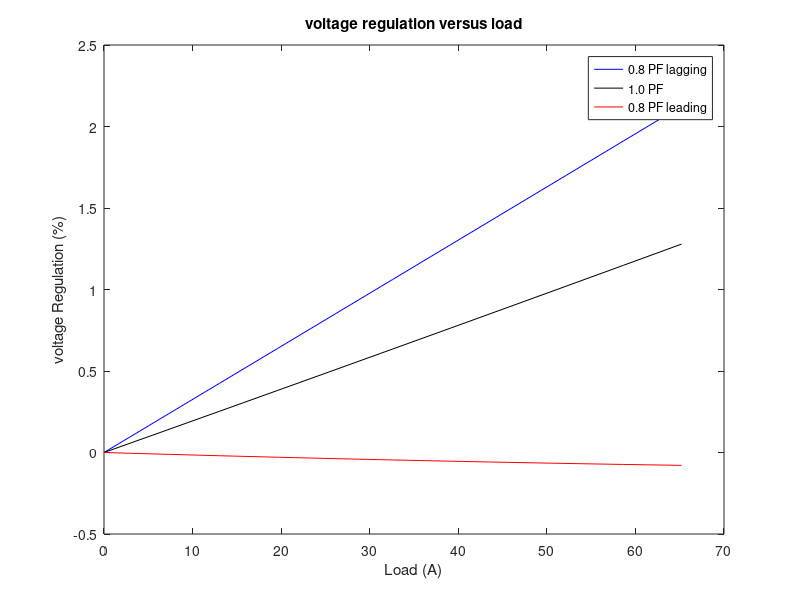

Source code (MATLAB):
%{
    ELECTRIC MACHINERY FUNDAMENTALS
CHAPTER 2
PAGE 106
M-FILE, TRANS_VER.M
M-file to calculate and plot the voltage regulation of a transformer
as a function of load for power factor of 0.8 lagging, 1.0, and 0.8 leading
%}
VS=230;%secondary voltage (V)
amps=0:6.52:65.2;%current values (A)
Req=0.0445;%Equivalent R (ohms)
Xeq=0.06545;% Equivalent X (ohms)
j=sqrt(-1);
%{
    calculate the current values for the three power factors. The first row
    of I contains the unity currents, and the third row contains the
    leading currents.
%}
I(1,:)=amps.*(0.8-j*0.6);%Lagging
I(2,:)=amps.*(1.0);%Unity
I(3,:)=amps.*(0.8+j*0.6);%Leading
%Calculate VP/a.
VPa=VS+Req.*I+j.*Xeq.*I;
%Calculate voltage regulation
VR=(abs(VPa)-VS)./VS.*100;
%Polt the voltage regulation
plot(amps,VR(1,:),'b-');
hold on;
plot(amps,VR(2,:),'k-');
plot(amps,VR(3,:),'r-');
title('voltage regulation versus load');
xlabel('Load (A)');
ylabel('voltage Regulation (%)');
legend('0.8 PF lagging','1.0 PF','0.8 PF leading');
hold off;